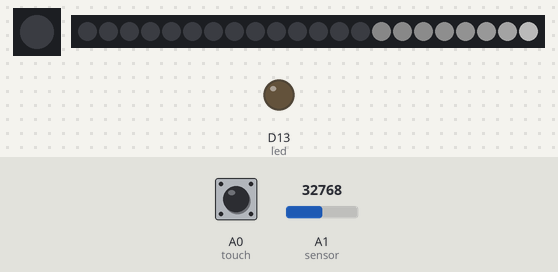
Bench run of a program on a simulated CircuitPython board. Shown: 1 RGB LEDs in strip order, left to right, 22 RGB LEDs in strip order, left to right, output pins drawn as LEDs (lit = HIGH). Inputs (shaded band) come from the test bench; at power-on: A0 (touch) LOW, A1 (sensor) = 32768 (analog values on the 0–65535 scale). Dim RGB values are drawn brighter than linear; touch pads read as touched when driven HIGH.

Above: at 0.5 s.
1.3 s: A0 (touch) pulled HIGH for 1 s
At 2.39 s:
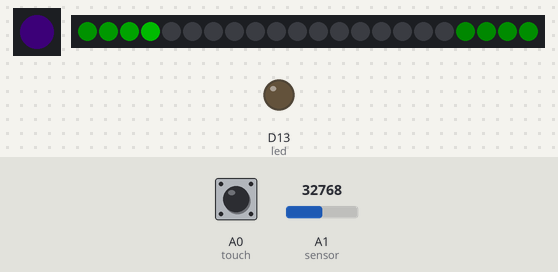
5.3 s: A1 (sensor) set to 7864
At 6.33 s:
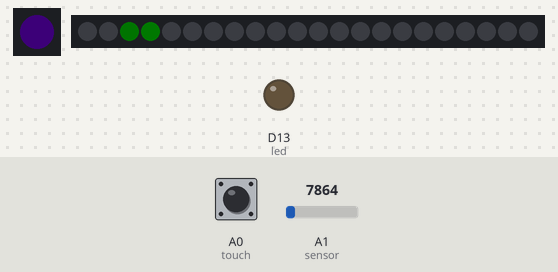
8.3 s: A1 (sensor) set to 0
At 8.5 s:
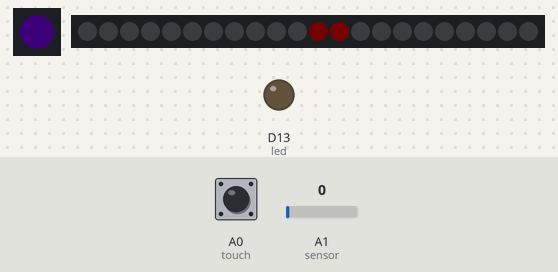
11.3 s: A0 (touch) pulled HIGH for 0.15 s
At 11.61 s:
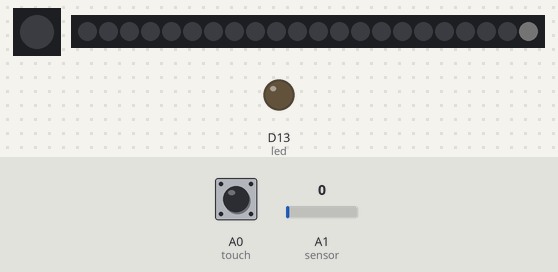
Timing chart, 0 to 13.9 s (numbered marks = the images above; inputs shaded):
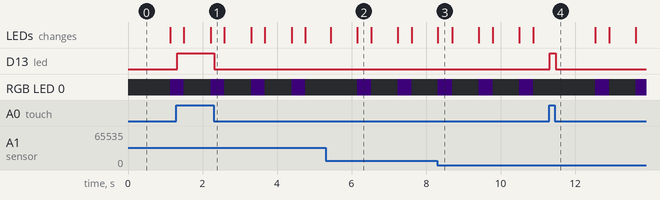

Measured:
- after the input at 1.3 s, D13 (led): LOW → HIGH at once, → LOW 0.99 s later
- after the input at 11.3 s, D13 (led): LOW → HIGH at once, → LOW 0.17 s later

The program:

code.py
```python
import time
import board
import touchio
import analogio
import digitalio
import neopixel
import adafruit_dotstar
import adafruit_fancyled.adafruit_fancyled as fancy

# This is the red LED next to the power switch
led_pin = board.D13
led = digitalio.DigitalInOut(led_pin)
led.direction = digitalio.Direction.OUTPUT

# DotStart is the single RGB light on the back of the board, by the reset button
# On the Gemma M0 it's connected to the the SPI interface
dotstar_len = 1
dotstar_sck = board.APA102_SCK
dotstar_mosi = board.APA102_MOSI
dotstar = adafruit_dotstar.DotStar(dotstar_sck, dotstar_mosi, dotstar_len, brightness=1.0, auto_write=True)

# Capacitive touch sensor on pin A0/D1
# This pin can do lots of other things too, but this lets you get a button with no extra hardware
touch_pin = board.A0
touch = touchio.TouchIn(touch_pin)

# NeoPixels are the main lights in the pendant
# There are 14 of them, arranged in two rings of 7
#   Lower ring: Pixels 0-6
#   Upper ring: Pixels 7-13
# Inside each ring:
#   Pixel 0: Center
#   Pixel 1: Above and to the right of center
#   Pixels 2-6: Clockwise around the ring
# The Gemma M0 D0 output supports DMA for Neopixels, but not in Python
# If you swtich to native Arduino try this: https://learn.adafruit.com/dma-driven-neopixels
neopixel_len = 14 + 8
neopixel_pin = board.D0
neopixel = neopixel.NeoPixel(neopixel_pin, neopixel_len, brightness=1.0, auto_write=False)
# Noepixels don't light if scaled below this value
neopixel_min = 0.004

# Analog light sensor GA1A12S202
sensor_pin = board.A1
sensor = analogio.AnalogIn(sensor_pin)
# The raw analog sample scale is 2^16, but the sensor can't quite use that whole range
# GA1A12S202 can output about 2k to 60k, logarithmic (which is useful, since eyes are also log-ish)
sensor_min = 2000
sensor_max = 60000
sensor_range = sensor_max - sensor_min

FADE = 8
orange = fancy.CHSV(0.08, 1.0, 0.01)
purple = fancy.CHSV(0.75, 1.0, 0.01)

def scale():
    # Normalize (0.0 - 1.0)
    scale = (sensor.value - sensor_min) / sensor_range
    # Use an exponent to make the scale more sensitive at the low ends
    # Because this value is normalized squaring always makes it smaller (unless you're at 100%)
    scale = scale ** 2
    # Enforce a minimum to avoid blackouts at low ambient light levels
    scale = max(scale, neopixel_min)
    return scale

def chase(color):
    scaled = fancy.CHSV(color.hue, color.saturation, color.value * scale())
    for i in range(0, neopixel_len):
        neopixel[i] = color.pack()
        for j in range(0, FADE):
            v = scaled.value / (j + 1)
            c = fancy.CHSV(scaled.hue, scaled.saturation, v)
            neopixel[i - j] = c.pack()
        neopixel[i - FADE] = 0
        neopixel.show()

def setLED(touch):
    if (touch.value):
        led.value = True
    else:
        led.value = False

while True:
    setLED(touch)
    dotstar.fill(purple.pack())
    chase(fancy.CHSV(0/3))

    setLED(touch)
    dotstar.fill(purple.pack())
    chase(fancy.CHSV(1/3))

    setLED(touch)
    dotstar.fill(orange.pack())
    chase(fancy.CHSV(2/3))

    setLED(touch)
    dotstar.fill(0)
    chase(fancy.CHSV(0, 0))
```
